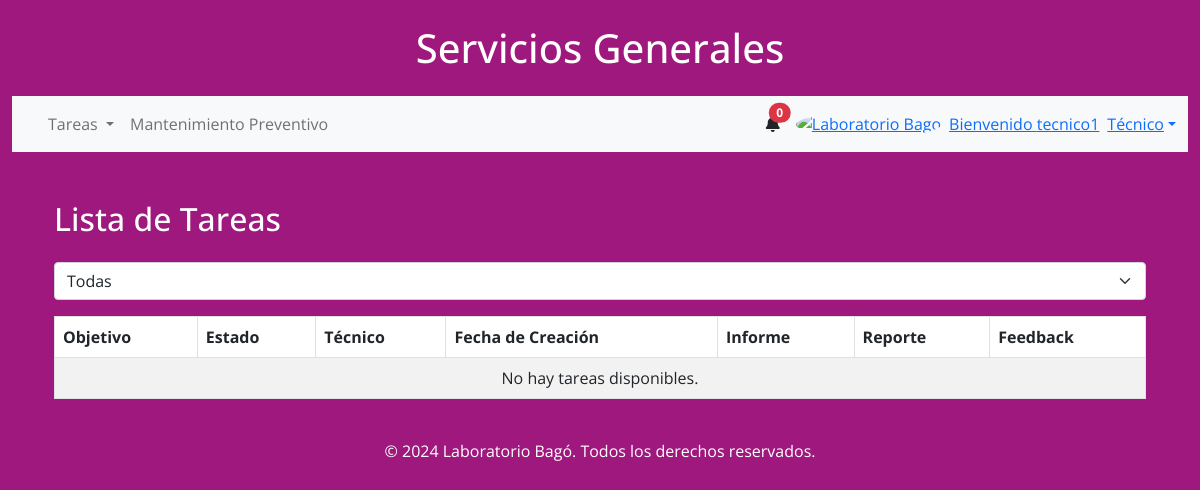
Page /internos/listar_tareas (signed in) on the earlier database version.
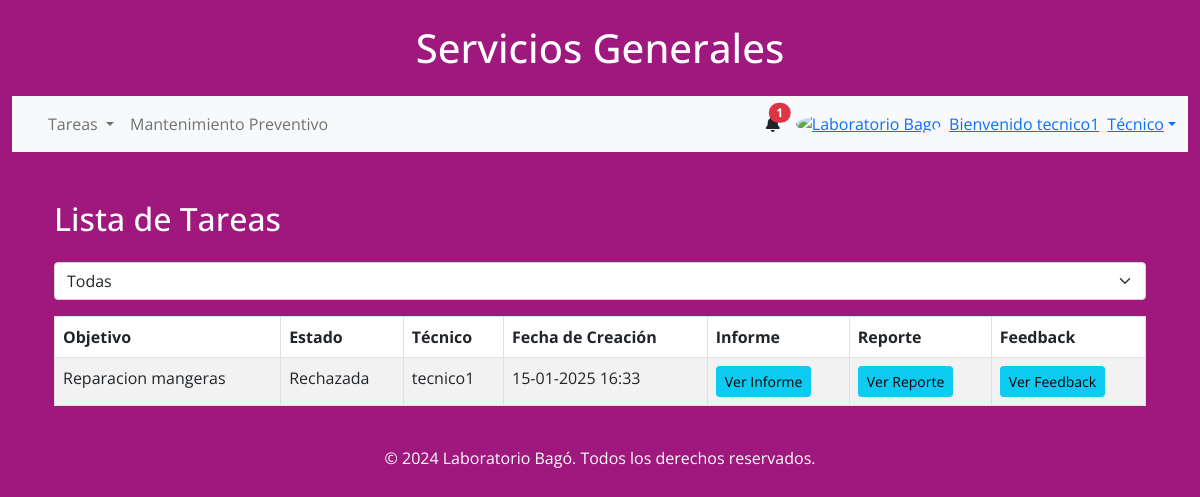
Same page on the later database version.
### internal_workers/models.py (models this page shows, shortened)
class Tarea(models.Model):
    informe = models.ForeignKey(Informe, on_delete=models.CASCADE)
    objetivo = models.TextField(null=True, blank=True)
    estado = models.ForeignKey(Estado, on_delete=models.SET_NULL, null=True, blank=True)
    asignado_a = models.ForeignKey(User, on_delete=models.SET_NULL, null=True, blank=True, related_name="tareas")
    creado_en = models.DateTimeField(auto_now_add=True)

class Estado(models.Model):
    nombre = models.CharField(max_length=50, unique=True)
    def __str__(self):
        return self.nombre

### internal_workers/views.py (the view)
# urls.py: path('listar_tareas', listar_tareas, name='listar_tareas'),
@login_required
@group_required('Operario','Supervisor','Técnico')
def listar_tareas(request):
    estado_selec = request.GET.get('estado', 'todos')
    estados_validos = ['Pendiente', 'En Curso', 'Completada', 'Rechazada', 'Archivada']
    user_roles = request.user.groups.values_list('name', flat=True)
    is_superuser = request.user.is_superuser
    tareas = Tarea.objects.all()
    if not is_superuser:
        if 'Técnico' in user_roles:
            tareas = tareas.filter(asignado_a=request.user)
        elif 'Supervisor' in user_roles or 'Operario' in user_roles:
            tareas = tareas.filter(informe__usuario=request.user)
    if estado_selec != 'todos' and estado_selec in estados_validos:
        tareas = tareas.filter(estado__nombre=estado_selec)
    return render(request, "app/dashboard/listar_tareas.html", {
        'tareas': tareas,
        'estado_selec': estado_selec,
        'es_superusuario': is_superuser,
        'es_tecnico': 'Técnico' in user_roles,
        'es_supervisor': 'Supervisor' in user_roles,
        'es_operario': 'Operario' in user_roles,
    })

### app/context_processors.py (called while the page is built)
def user_groups(request):
    if request.user.is_authenticated:
        username = request.user.username
        grupos = request.user.groups.values_list('name', flat=True)
    else:
        username = None
        grupos = []
    return {
        'username': username,
        'grupos': grupos,
    }

def notificaciones(request):
    if request.user.is_authenticated:
        notificaciones = Notificacion.objects.filter(usuario=request.user, leido=False).order_by('-creado_en')[:3]
    else:
        notificaciones = []
    return {'notificaciones': notificaciones}

### internal_workers/views.py (called while the page is built)
def group_required(*group_names):
    def in_groups(u):
        return u.is_authenticated and bool(u.groups.filter(name__in=group_names))
    return user_passes_test(in_groups)

### app/templates/app/dashboard/listar_tareas.html (shortened to what the changed rows need)
{% extends '../base.html' %}
{% block content %}
<div class="container mt-5 text-white">
    <h2 class="mb-4">Lista de Tareas</h2>
    <div class="table-responsive">
        <table class="table table-bordered table-striped bg-white">
            <thead>
                <tr>
                    <th>Objetivo</th>
                    <th>Estado</th>
                    <th class="d-none d-sm-table-cell">Técnico</th>
                    <th>Fecha de Creación</th>
                    <th>Informe</th>
                    <th>Reporte</th>
                    <th>Feedback</th>
                </tr>
            </thead>
            <tbody>
                {% for tarea in tareas %}
                    <tr>
                        <td>{{ tarea.objetivo }}</td>
                        <td>{{ tarea.estado }}</td>
                        <td class="d-none d-sm-table-cell">
                            {% if tarea.asignado_a %}
                                {{ tarea.asignado_a.username }}
                            {% else %}
                                No asignado
                            {% endif %}
                        </td>
                        <td>{{ tarea.creado_en|date:"d-m-Y H:i" }}</td>
                        <td>
                            {% if tarea.informe %}
                                <a href="{% url 'detalle_informe' tarea.informe.id %}" class="btn btn-info btn-sm">Ver Informe</a>
                            {% else %}
                                Sin Informe
                            {% endif %}
                        </td>
                        <td>
                            {% if es_superusuario or es_operario or es_supervisor %}
                                {% if tarea.reporte_tarea %}
                                    <a href="{% url 'detalle_reporte' tarea.reporte_tarea.id %}" class="btn btn-info btn-sm">Ver Reporte</a>
                                {% else %}
                                    Aun no se ha creado un reporte
                                {% endif %}
                            {% elif es_tecnico %}
                                {% if tarea.reporte_tarea %}
                                    <a href="{% url 'detalle_reporte' tarea.reporte_tarea.id %}" class="btn btn-info btn-sm">Ver Reporte</a>
                                {% else %}
                                    <a href="{% url 'reporte' %}?tarea_id={{ tarea.id }}" class="btn btn-info btn-sm">Crear Reporte</a>
                                {% endif %}
                            {% else %}
                                Sin Reporte
                            {% endif %}
                        </td>
                        <td>
                            {% if es_superusuario %}
                                {% if tarea.feedbacktarea %}
                                    <a href="{% url 'detalle_feedback' tarea.feedbacktarea.id %}" class="btn btn-info btn-sm">Ver Feedback</a>
                                {% else %}
                                    No hay Feedback creado
                                {% endif %}
                            {% elif es_tecnico %}
                                {% if tarea.feedbacktarea %}
                                    <a href="{% url 'detalle_feedback' tarea.feedbacktarea.id %}" class="btn btn-info btn-sm">Ver Feedback</a>
                                {% else %}
                                    En revisión
                                {% endif %}
                            {% endif %}
                        </td>
                    </tr>
                {% empty %}
                    <tr>
                        <td colspan="7" class="text-center">No hay tareas disponibles.</td>
                    </tr>
                {% endfor %}
            </tbody>
        </table>
    </div>
</div>
{% endblock %}

### app/templates/app/base.html (shortened to what the changed rows need)
{% load static %}
<!DOCTYPE html>
<html lang="es">
    <head>
        <link
          href="https://cdnjs.cloudflare.com/ajax/libs/font-awesome/6.0.0/css/all.min.css"
          rel="stylesheet"
        />
        <link href="https://cdn.jsdelivr.net/npm/bootstrap@5.0.2/dist/css/bootstrap.min.css" rel="stylesheet">
        <link
          href="{% static 'css/style.css' %}"
          rel="stylesheet"
        />
    </head>
<body class="Body-base" style="font-family: 'Open Sans', sans-serif;">
    <div class="container-fluid">
    <header class="text-center my-4">
        <h1>Servicios Generales</h1>
    </header>
    <nav class="navbar navbar-expand-lg navbar-light bg-light">
        <div class="container-fluid">
            {% if user.is_authenticated %}
            <div class="collapse navbar-collapse" id="navbarSupportedContent">
                <ul class="navbar-nav me-auto mb-2 mb-lg-0">
                    {% if 'Supervisor' in grupos or 'Operario' in grupos or 'Técnico' in grupos %}
                    <li class="nav-item dropdown">
                        <a class="nav-link dropdown-toggle" href="#" id="tareasDropdown" role="button"
                           data-bs-toggle="dropdown" aria-expanded="false">
                            Tareas
                        </a>
                    </li>
                    {% endif %}
                    {% if 'Supervisor' in grupos or 'Técnico' in grupos or 'Externo' in grupos %}
                    <li class="nav-item">
                        <a class="nav-link" href="{% url 'lista_mantenimiento' %}">Mantenimiento Preventivo</a>
                    </li>
                    {% endif %}
                </ul>
            </div>
            <div class="d-flex align-items-center">
                <div class="dropdown">
                    <a
                        class="text-reset me-3 position-relative"
                        id="navbarDropdownMenuLink"
                        role="button"
                        data-bs-toggle="dropdown"
                        aria-expanded="false"
                        aria-label="Notifications"
                    >
                        <i class="fas fa-bell" aria-hidden="true"></i>
                        <span class="position-absolute top-0 start-100 translate-middle badge rounded-pill bg-danger">
                            {{ notificaciones|length }}
                        </span>
                    </a>
                </div>
            </div>
                <div class="dropdown">
                    <a
                        class="dropdown-toggle d-flex align-items-center"
                        href="#"
                        id="navbarDropdownMenuAvatar"
                        role="button"
                        data-bs-toggle="dropdown"
                        aria-expanded="false"
                    >
                        <img
                            src="https://bagochile.cl/wp-content/uploads/2023/05/cropped-SIMBOLO-LOGO-BAGO-OFF.jpg"
                            class="rounded-circle"
                            height="25"
                            alt="Laboratorio Bago"
                            loading="lazy"
                        />
                        {% if username %}
                        <span class="ms-2">Bienvenido {{ username }}</span>
                        {% if user.is_superuser %}
                            <span class="ms-2">Admin</span>
                        {% else %}
                            {% if grupos %}
                                {% for grupo in grupos %}
                                    <span class="ms-2">{{ grupo }}</span>
                                {% endfor %}
                            {% else %}
                                <span class="ms-2">Sin Rol Asignado</span>
                            {% endif %}
                        {% endif %}
                    {% endif %}
                    </a>
                </div>
                {% else %}
                <div>
                    <a href="{% url 'login' %}" class="btn btn-outline btn-rounded">Login</a>
                    <a href="{% url 'registro' %}" class="btn btn-outline btn-rounded">Registrarse</a>
                </div>
                {% endif %}
            </div>
        </div>
    <div class="container my-4">
        {% block content %}{% endblock content %}
    </div>
{% load sweetify %}
</body>
</html>

Differences in the rows shown:
added Tarea: objetivo "Reparacion mangeras", estado "Rechazada", asignado_a.username "tecnico1", creado_en "15-01-2025 16:33", shows "Ver Informe", shows "Ver Reporte", shows "Ver Feedback"
Other differences:
{{ notificaciones|length }}: "0" → "1"
text no longer shown: "No hay tareas disponibles."
